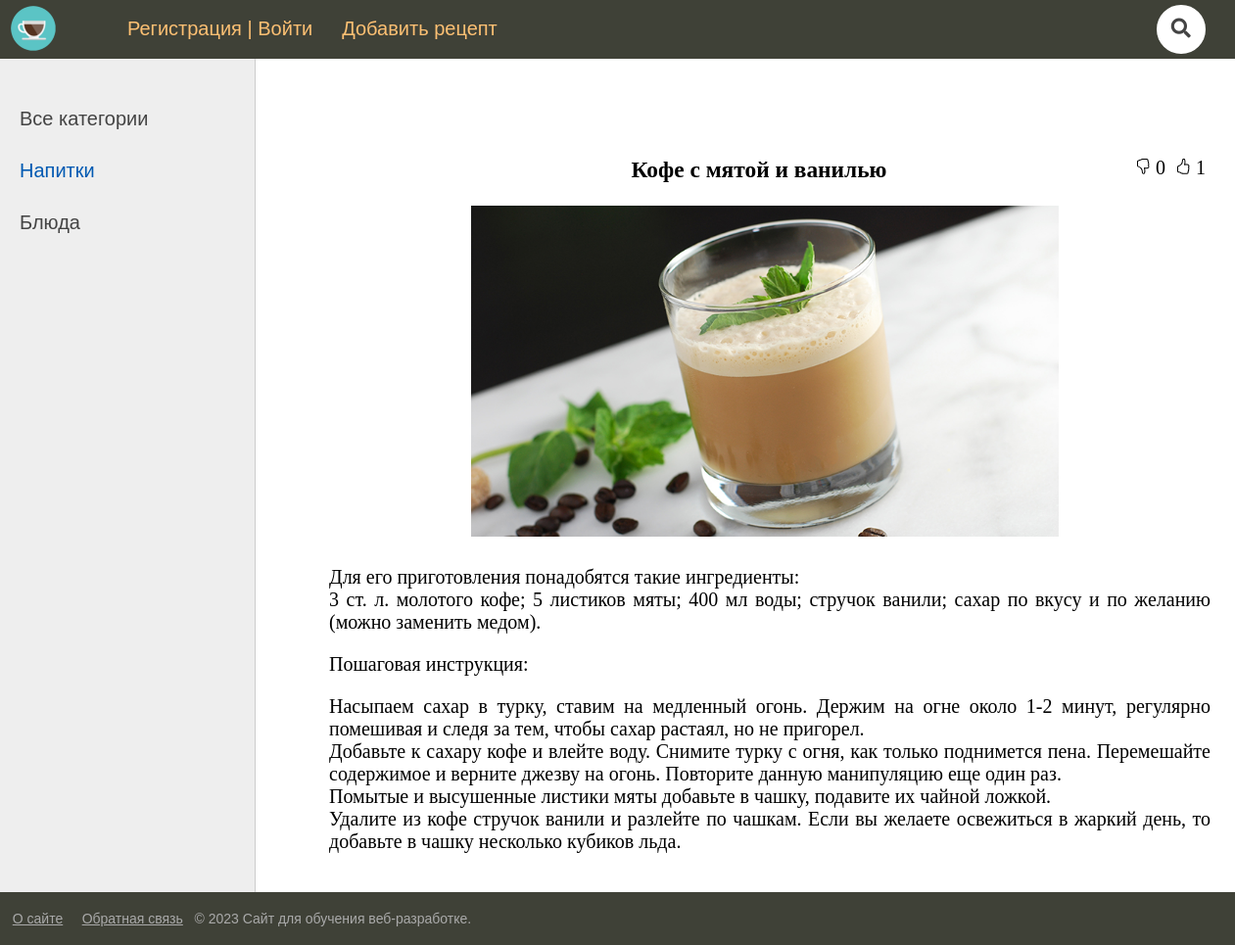
The page /post/blog-2/ on the database its author committed.
### blog/models.py (models this page shows, shortened)
class Category(models.Model):
    name = models.CharField(max_length=100, db_index=True, verbose_name="Категория")
    slug = AutoSlugField(populate_from="name", max_length=255, unique=True, db_index=True, verbose_name="URL")
    def get_absolute_url(self):
        return reverse('category', kwargs={'cat_slug': self.slug})
    class Meta:
        verbose_name = 'Категория'
        verbose_name_plural = 'Категории'
        ordering = ['id']

class Blog(models.Model):
    title = models.CharField(max_length=255, verbose_name="Заголовок")
    slug = AutoSlugField(populate_from="title", max_length=255, unique=True, db_index=True, verbose_name="URL")
    content = models.TextField(blank=True, verbose_name="Содержание")
    photo = models.ImageField(upload_to="photos/%Y/%m/%d/", verbose_name="Фото", blank=True)
    time_create = models.DateTimeField(auto_now_add=True, verbose_name="Время создания")
    time_update = models.DateTimeField(auto_now=True, verbose_name="Время изменения")
    is_published = models.BooleanField(default=False, verbose_name="Опубликовано")
    cat = models.ForeignKey('Category', on_delete=models.PROTECT, verbose_name="Категории")
    author = models.ForeignKey(User, on_delete=models.PROTECT, verbose_name="Автор")
    votes = GenericRelation("LikeDislike", related_query_name='blog')
    def __str__(self):
        return self.title
    class Meta:
        verbose_name = 'Блог'
        verbose_name_plural = 'Блоги'
        ordering = ['-time_create', 'title']

### blog/views.py (the view)
# urls.py: path('post/<slug:slug>/', ShowPost.as_view(), name='post'),
class ShowPost(DataMixin, DetailView):
    model = Blog
    template_name = "blog/post.html"
    context_object_name = "post"
    def get_context_data(self, *, object_list=None, **kwargs):
        context = super().get_context_data(**kwargs)
        c_def = self.get_user_data()
        context.update(c_def)
        context["cat_selected"] = context["post"].cat_id
        context["title"] = context["post"]
        return context

### blog/models.py (called while the page is built)
    def likes(self):
        return self.get_queryset().filter(vote__gt=0)

    def dislikes(self):
        return self.get_queryset().filter(vote__lt=0)

### blog/utils.py (called while the page is built)
    def get_user_data(self, **kwargs):
        context = kwargs
        cats = Category.objects.all()
        context["cats"] = cats
        context["header_menu"] = header_menu
        context["footer_menu"] = footer_menu
        if "cat_selected" not in context:
            context["cat_selected"] = 0
        return context

### blog/templates/blog/post.html (shortened to what this page needs)
{% extends 'blog/base.html' %}
{% load static %}
{% block content %}
<ul class="like-dislike">
    <li class="like-dislike" data-id="{{ post.id }}" data-type="blog" data-action="like" title="Нравится">
        <span><img src="{% static 'blog/images/hand-thumbs-up.svg' %}"></span>
        <span data-count="like">{{ post.votes.likes.count }}</span>
    </li>
    <li class="like-dislike" data-id="{{ post.id }}" data-type="blog" data-action="dislike" title="Не нравится">
        <span><img src="{% static 'blog/images/hand-thumbs-down.svg' %}"></span>
        <span data-count="dislike">{{ post.votes.dislikes.count }}</span>
    </li>
    <li class="content-title">
        <h3>{{post.title}}</h3>
    </li>
</ul>
{% if post.photo %}
<p><img class="img-article-left-post" src="{{post.photo.url}}"></p>
{% endif %}
<div class="post-content">{{post.content|linebreaks}}</div>
{% endblock %}

### blog/templates/blog/base.html (shortened to what this page needs)
{% load static %}
<!DOCTYPE html>
<html>
<head>
	<link type="text/css" href="{% static 'blog/css/styles.css' %}" rel="stylesheet" />
	<link rel="stylesheet" href="https://maxcdn.bootstrapcdn.com/font-awesome/4.5.0/css/font-awesome.min.css">
</head>
<body>
<table class="table-page" border=0 cellpadding="0" cellspacing="0">
<tr><td valign=top>
{% block mainmenu %}
		<div class="header">
			<ul id="mainmenu" class="mainmenu">
				<li class="logo"><a href="{% url 'home' %}"><div class="logo"></div></a></li>
				<li class="first">
				 {% if request.user.is_authenticated %}
					<li class="first"> {{user.username | upper }}&nbsp;&nbsp;<a href="{% url 'logout' %}"><img class="logout" src="{% static 'blog/images/logout1.svg' %}"</img></a></li>
				{% else %}
					<li class="first"><a href="{% url 'register' %}">Регистрация</a> | <a href="{% url 'login' %}">Войти</a></li>
				{% endif %}
				</li>
				{% for m in header_menu %}
					<li><a href="{% url m.url_name %}">{{m.title}}</a></li>
				{% endfor %}
				<li class="last">
					<li class="last">
						<link rel="stylesheet" href="https://use.fontawesome.com/releases/v5.3.1/css/all.css">
						<form class="search" action="{% url 'search' %}" method="get">
  							<i class="fa fa-search"></i>
						</form>
					</li>
				</li>
			</ul>
		</div>
{% endblock mainmenu %}
<table class="table-content" border=0 cellpadding="0" cellspacing="0">
<tr>
	<td valign="top" class="left-chapters">
	<ul id="leftchapters">
{% if cat_selected == 0 %}
		<li class="selected">Все категории</li>
{% else %}
		<li><a href="{% url 'home' %}">Все категории</a></li>
{% endif %}
{% for c in cats %}
		{% if cat_selected == c.pk %}
			<li class="selected">{{ c.name }}</li>
		{% else %}
			<li><a href="{{ c.get_absolute_url }}">{{ c.name }}</a></li>
		{% endif %}
{% endfor %}
	</ul>
</td>
<td valign="top" class="content">
	<div class="content-text">
{% block content %}
{% endblock %}
	</div>
</td></tr></table>
</td></tr>
<tr><td valign=top>
	<div id="footer">
	<p>
		{% for m in footer_menu %}
			&nbsp; <a href="{% url m.url_name %}">{{m.title}}</a> &nbsp;
		{% endfor %}
		&copy; {% now "Y" %} Сайт для обучения веб-разработке.
	</p>
	</div>
</td></tr></table>
</body>
</html>

### blog/static/blog/css/styles.css (style rules this page uses)
html, body { font-family: 'Arial'; margin: 0; padding: 0; height: 100%; width: 100%; color: #444; }
a { color: black; text-decoration: none; }
form.search { position: relative; top: 50%; left: 50%; transform: translate(-50%,-50%); transition: all 1s; width: 50px; height: 50px; background: white; box-sizing: border-box; border-radius: 25px; border: 4px solid white; padding: 5px; margin: 12px 0px 0 0px; }
.fa { box-sizing: border-box; padding: 10px; width: 42.5px; height: 42.5px; position: absolute; top: 0; right: 0; border-radius: 50%; color: #444; text-align: center; font-size: 1.2em; transition: all 1s; }
img { max-width: 600px; height: auto; }
img.img-article-left-post { display: block; max-width: auto; height: auto; padding: 0 10px 10px 0; margin-left: auto; margin-right: auto; }
.table-page { width: 100%; height: 100%; vertical-align: top; }
.table-page tr { height: 100%; }
.header { background: #3F4137; height: 60px; z-index: 999999; }
.logo { background: url('../images/logo.png') no-repeat 10px 5px; width: 70px; height: 60px; }
ul.mainmenu { list-style: none; margin: 0; padding: 0; height: 60px; color: #fdc073; font-size: 20px; overflow: hidden; }
ul.mainmenu li { float: left; margin: 18px 0px 0 30px; }
ul.mainmenu li.logo { margin: 0; }
ul.mainmenu li.last { float: right; }
ul.mainmenu li a { color: #fdc073; text-decoration: none; }
.table-content { width: 100%; min-height: 100%; height: 100%; }
.left-chapters { margin: 0; background: #eee; border-right: 1px solid #ccc; min-height: 100%; }
.left-chapters ul { width: 230px; min-height: 100%; margin: 0; padding: 20px 10px 10px 20px; list-style: none; font-size: 20px; min-height: calc(100vh - 55px); }
.left-chapters ul li { margin: 30px 0 0 0; color: #999; }
.left-chapters ul li.selected { color: #0059b2; }
.left-chapters ul li a { color: #444; text-decoration: none; }
.content { padding: 40px 20px 20px 40px; width: 100%; box-sizing: border-box; }
.content-text { margin: 60px 0 0 30px; color: #000; font-size: 20px; font-family: Yandex Sans Display Light; }
#footer { box-sizing: border-box; background: #3F4137; padding: 5px; color: #aaa; font-size: 14px; font-family: Verdana, Geneva, Arial, Helvetica; text-align: left; overflow: hidden; }
#footer a { text-decoration: underline; color: #aaa; }
ul.like-dislike { padding-left: 0; }
li.like-dislike { float: right; margin: 0px 10px 0 0px; list-style-type: none; }
.post-content { width: 900px; margin-left: auto; margin-right: auto; text-align: justify; }
li.content-title { text-align: center; margin: 0px 0px 0 60px; list-style-type: none; }

### rows shown on the page
Category: name "Напитки"
Category: name "Блюда"
Blog: votes.dislikes.count "0", title "Кофе с мятой и ванилью", photo (picture), content "Для его приготовления понадобятся такие ингредиенты: 3 ст. л. молотого кофе; 5 листиков мяты; 400 мл воды; стручок ванили; сахар по вкусу и по желанию (можно заменить медом). Пошаговая инструкция: Насыпаем сахар в турку, ставим на медленный огонь. Держим на огне около 1-2 минут, регулярно помешивая и следя за тем, чтобы сахар растаял, но не пригорел. Добавьте к сахару кофе и влейте воду. Снимите турку с огня, как только поднимется пена. Перемешайте содержимое и верните джезву на огонь. Повторите данную манипуляцию еще один раз. Помытые и высушенные листики мяты добавьте в чашку, подавите их чайной ложкой. Удалите из кофе стручок ванили и разлейте по чашкам. Если вы желаете освежиться в…"

### other values the page prints
{{ m.title }} "Добавить рецепт"
{{ post.votes.likes.count }} "1"
{{ m.title }} "О сайте" "Обратная связь"
